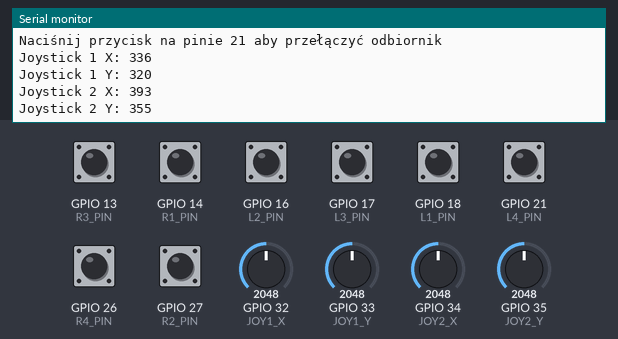
Recording of a program running on a simulated ESP32. Parts: the last lines printed to the serial monitor. The inputs (shaded band) are chosen by the test bench; at power-on: GPIO 13 (R3_PIN), GPIO 14 (R1_PIN), GPIO 16 (L2_PIN), GPIO 17 (L3_PIN), GPIO 18 (L1_PIN), GPIO 21 (L4_PIN), GPIO 26 (R4_PIN), GPIO 27 (R2_PIN) HIGH, GPIO 32 (JOY1_X) = 2048, GPIO 33 (JOY1_Y) = 2048, GPIO 34 (JOY2_X) = 2048, GPIO 35 (JOY2_Y) = 2048.

Above: at 1.2 s.
1.3 s: GPIO 21 (L4_PIN) pulled LOW for 0.15 s
At 2.3 s:
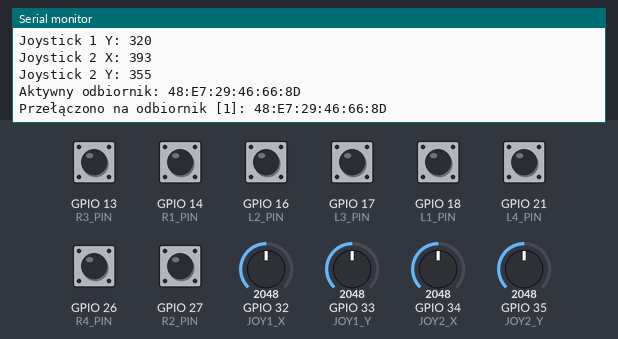
2.9 s: GPIO 21 (L4_PIN) pulled LOW for 1 s
At 3.8 s:
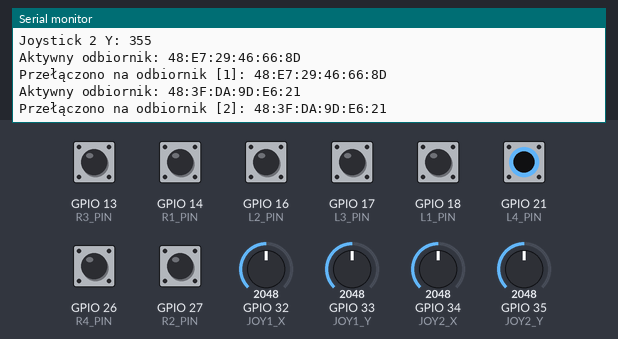
5.4 s: GPIO 21 (L4_PIN) pulled LOW for 0.15 s
At 6.5 s:
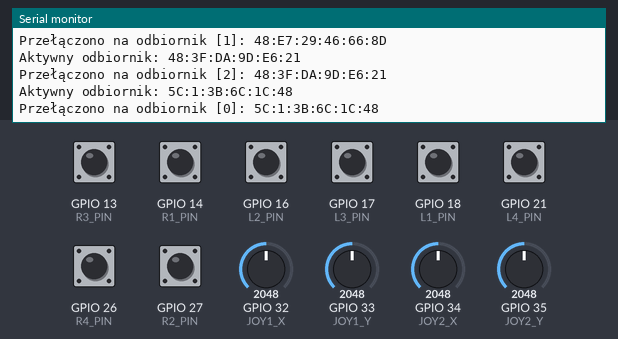
7.0 s: GPIO 32 (JOY1_X) set to 2866
At 7.4 s:
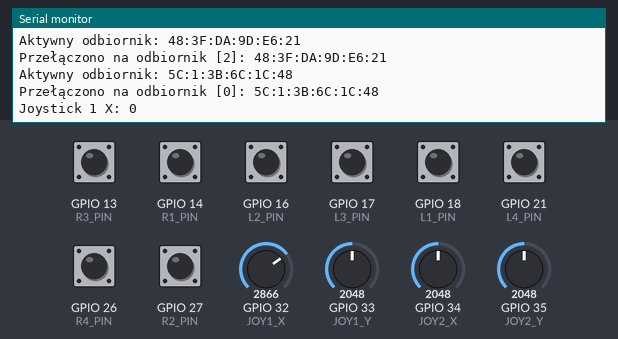
8.5 s: GPIO 33 (JOY1_Y) set to 2866
At 9.5 s:
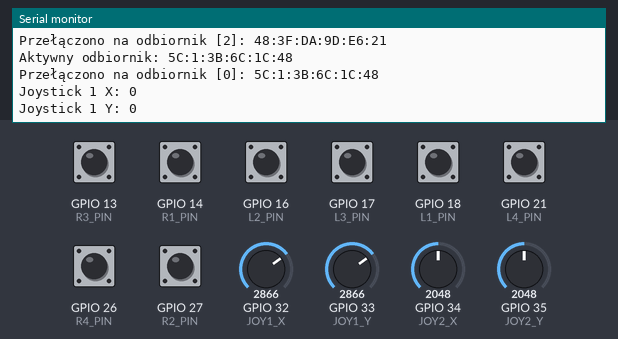
10.0 s: GPIO 34 (JOY2_X) set to 2866
At 10.8 s:
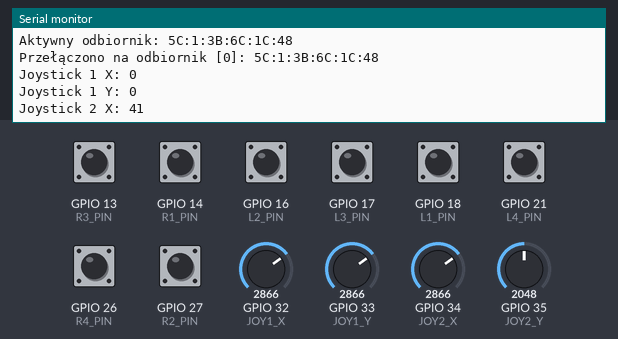
Timing chart, 0 to 12.5 s (numbered marks = the images above; inputs shaded):
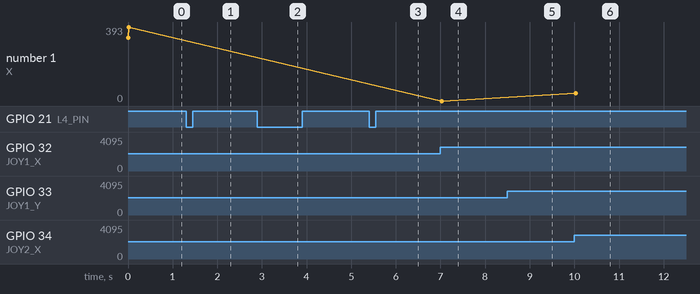

The program:

main.cpp
```cpp
#include <esp_now.h>
#include <WiFi.h>

// Definicje pinów przycisków
#define L1_PIN 18
#define L2_PIN 16
#define L3_PIN 17
#define L4_PIN 21

#define R1_PIN 14
#define R2_PIN 27
#define R3_PIN 13
#define R4_PIN 26

// Definicje pinów joysticków
#define JOY1_X 32
#define JOY1_Y 33
#define JOY2_X 34
#define JOY2_Y 35

// Przycisk do przełączania między odbiornikami
#define SWITCH_DEVICE_PIN 21

// Adresy MAC odbiorników
uint8_t macESP32[]      = {0x5C, 0x01, 0x3B, 0x6C, 0x1C, 0x48};
uint8_t macESP8266_1[]  = {0x48, 0xE7, 0x29, 0x46, 0x66, 0x8D};
uint8_t macESP8266_2[]  = {0x48, 0x3f, 0xda, 0x9d, 0xe6, 0x21};

const int RECEIVER_COUNT = 3;
uint8_t receivers[RECEIVER_COUNT][6];
int currentReceiverIndex = 0;  // 0: ESP32, 1: ESP8266_1, 2: ESP8266_2

// Kalibracja joysticków – śledzenie zakresów
int joy1_x_min = 4095, joy1_x_max = 0;
int joy1_y_min = 4095, joy1_y_max = 0;
int joy2_x_min = 4095, joy2_x_max = 0;
int joy2_y_min = 4095, joy2_y_max = 0;
// Do wyliczenia wartości środkowych (neutralnych)
long joy1_x_center_sum = 0, joy1_y_center_sum = 0;
long joy2_x_center_sum = 0, joy2_y_center_sum = 0;
int centerSampleCount = 0;
bool centerCaptured = false;

typedef struct struct_message {
    bool L1Pressed;
    bool L2Pressed;
    bool L3Pressed;
    bool L4Pressed;
    bool R1Pressed;
    bool R2Pressed;
    bool R3Pressed;
    bool R4Pressed;
    int joy1_x;
    int joy1_y;
    int joy2_x;
    int joy2_y;
} struct_message;

struct_message command;
struct_message lastCommand;  // Przechowuje poprzedni stan dla porównania

esp_now_peer_info_t peerInfo;

void onSent(const uint8_t *mac_addr, esp_now_send_status_t status) {
    char macStr[18];
    snprintf(macStr, sizeof(macStr), "%02x:%02x:%02x:%02x:%02x:%02x",
           mac_addr[0], mac_addr[1], mac_addr[2], mac_addr[3], mac_addr[4], mac_addr[5]);

    //Serial.print("Wysyłanie do ");
    //Serial.print(macStr);
    //Serial.print(": ");
    //Serial.println(status == ESP_NOW_SEND_SUCCESS ? "SUKCES" : "BŁĄD");
}

float mapJoystick(int rawValue, int rawMin, int rawMax, int center, int mappedMin, int mappedMax) {
    if (rawValue < center) {
        return map(rawValue, rawMin, center, mappedMin, 0);
    } else {
        return map(rawValue, center, rawMax, 0, mappedMax);
    }
}

void addPeer(uint8_t* macAddress) {
    // Usuń wszystkich odbiorców przed dodaniem nowego
    esp_now_peer_info_t peerInfo;
    memset(&peerInfo, 0, sizeof(peerInfo));

    // Kopiuj adres MAC odbiorcy
    memcpy(peerInfo.peer_addr, macAddress, 6);
    peerInfo.channel = 0;
    peerInfo.encrypt = false;

    // Usuń poprzedni peer jeśli istnieje
    esp_now_del_peer(macAddress);

    // Dodaj nowego odbiorcy
    if (esp_now_add_peer(&peerInfo) != ESP_OK) {
        Serial.println("Nie można dodać odbiorcy!");
    } else {
        Serial.print("Aktywny odbiornik: ");
        Serial.print(macAddress[0], HEX);
        for (int i = 1; i < 6; i++) {
            Serial.print(":");
            Serial.print(macAddress[i], HEX);
        }
        Serial.println();
    }
}

void switchReceiver() {
    currentReceiverIndex = (currentReceiverIndex + 1) % RECEIVER_COUNT;
    addPeer(receivers[currentReceiverIndex]);

    Serial.print("Przełączono na odbiornik [");
    Serial.print(currentReceiverIndex);
    Serial.print("]: ");
    for (int i = 0; i < 6; i++) {
        if (i > 0) Serial.print(":");
        Serial.print(receivers[currentReceiverIndex][i], HEX);
    }
    Serial.println();
}
bool lastSwitchState = HIGH;

void trackJoystickExtremes(int j1x, int j1y, int j2x, int j2y) {
    bool updated = false;

    if (j1x < joy1_x_min) { joy1_x_min = j1x; updated = true; }
    if (j1x > joy1_x_max) { joy1_x_max = j1x; updated = true; }

    if (j1y < joy1_y_min) { joy1_y_min = j1y; updated = true; }
    if (j1y > joy1_y_max) { joy1_y_max = j1y; updated = true; }

    if (j2x < joy2_x_min) { joy2_x_min = j2x; updated = true; }
    if (j2x > joy2_x_max) { joy2_x_max = j2x; updated = true; }

    if (j2y < joy2_y_min) { joy2_y_min = j2y; updated = true; }
    if (j2y > joy2_y_max) { joy2_y_max = j2y; updated = true; }

    if (updated) {
        Serial.println("=== Nowe zakresy joysticków ===");
        Serial.printf("JOY1_X: min=%d, max=%d\n", joy1_x_min, joy1_x_max);
        Serial.printf("JOY1_Y: min=%d, max=%d\n", joy1_y_min, joy1_y_max);
        Serial.printf("JOY2_X: min=%d, max=%d\n", joy2_x_min, joy2_x_max);
        Serial.printf("JOY2_Y: min=%d, max=%d\n", joy2_y_min, joy2_y_max);
        Serial.println("===============================");
    }
}

void captureCenterValues(int j1x, int j1y, int j2x, int j2y) {
    if (centerCaptured || centerSampleCount >= 100) return;

    joy1_x_center_sum += j1x;
    joy1_y_center_sum += j1y;
    joy2_x_center_sum += j2x;
    joy2_y_center_sum += j2y;
    centerSampleCount++;

    if (centerSampleCount == 100) {
        int joy1_x_center = joy1_x_center_sum / 100;
        int joy1_y_center = joy1_y_center_sum / 100;
        int joy2_x_center = joy2_x_center_sum / 100;
        int joy2_y_center = joy2_y_center_sum / 100;

        Serial.println("=== Środkowe wartości joysticków (stan spoczynku) ===");
        Serial.printf("JOY1_X center: %d\n", joy1_x_center);
        Serial.printf("JOY1_Y center: %d\n", joy1_y_center);
        Serial.printf("JOY2_X center: %d\n", joy2_x_center);
        Serial.printf("JOY2_Y center: %d\n", joy2_y_center);
        Serial.println("======================================================");

        centerCaptured = true;  // tylko raz
    }
}

void setup() {
    Serial.begin(115200);
    WiFi.mode(WIFI_STA);

    Serial.print("Mój adres MAC: ");
    Serial.println(WiFi.macAddress());

    if (esp_now_init() != ESP_OK) {
        Serial.println("Błąd inicjalizacji ESP-NOW!");
        return;
    }

    esp_now_register_send_cb(onSent);

    memcpy(receivers[0], macESP32, 6);
    memcpy(receivers[1], macESP8266_1, 6);
    memcpy(receivers[2], macESP8266_2, 6);

    addPeer(receivers[currentReceiverIndex]);

    // Konfiguracja pinów przycisków
    pinMode(L1_PIN, INPUT_PULLUP);
    pinMode(L2_PIN, INPUT_PULLUP);
    pinMode(L3_PIN, INPUT_PULLUP);
    pinMode(L4_PIN, INPUT_PULLUP);
    pinMode(R1_PIN, INPUT_PULLUP);
    pinMode(R2_PIN, INPUT_PULLUP);
    pinMode(R3_PIN, INPUT_PULLUP);
    pinMode(R4_PIN, INPUT_PULLUP);
    pinMode(SWITCH_DEVICE_PIN, INPUT_PULLUP);  // Przycisk przełączania

    // Konfiguracja pinów joysticków
    pinMode(JOY1_X, INPUT);
    pinMode(JOY1_Y, INPUT);
    pinMode(JOY2_X, INPUT);
    pinMode(JOY2_Y, INPUT);

    Serial.println("Kontroler gotowy. Domyślny odbiornik: ESP32");
    Serial.println("Naciśnij przycisk na pinie " + String(SWITCH_DEVICE_PIN) + " aby przełączyć odbiornik");
}

void loop() {
    // Sprawdź stan przycisku przełączania
    bool currentSwitchState = digitalRead(SWITCH_DEVICE_PIN);
    if (currentSwitchState == LOW && lastSwitchState == HIGH) {
        switchReceiver();
        delay(200);
    }

    lastSwitchState = currentSwitchState;

    // Odczyt stanu przycisków (LOW oznacza wciśnięty)
    command.L1Pressed = (digitalRead(L1_PIN) == LOW);
    command.L2Pressed = (digitalRead(L2_PIN) == LOW);
    command.L3Pressed = (digitalRead(L3_PIN) == LOW);
    command.L4Pressed = (digitalRead(L4_PIN) == LOW);
    command.R1Pressed = (digitalRead(R1_PIN) == LOW);
    command.R2Pressed = (digitalRead(R2_PIN) == LOW);
    command.R3Pressed = (digitalRead(R3_PIN) == LOW);
    command.R4Pressed = (digitalRead(R4_PIN) == LOW);

    // Odczyt surowych wartości joysticków
    int raw_joy1_x = analogRead(JOY1_X);
    int raw_joy1_y = analogRead(JOY1_Y);
    int raw_joy2_x = analogRead(JOY2_X);
    int raw_joy2_y = analogRead(JOY2_Y);

    // Serial.print("JOY1_X: "); Serial.print(raw_joy1_x);
    // Serial.print(" | JOY1_Y: "); Serial.print(raw_joy1_y);
    // Serial.print(" || JOY2_X: "); Serial.print(raw_joy2_x);
    // Serial.print(" | JOY2_Y: "); Serial.println(raw_joy2_y);

    // Śledzenie zakresów (możesz zakomentować później)
    //trackJoystickExtremes(raw_joy1_x, raw_joy1_y, raw_joy2_x, raw_joy2_y);
    //captureCenterValues(raw_joy1_x, raw_joy1_y, raw_joy2_x, raw_joy2_y);

    // Mapowanie wartości joysticków do zakresu -100 do 100
    command.joy1_x = mapJoystick(raw_joy1_x, 410, 4095, 2876, 1000, -1000);
    command.joy1_y = mapJoystick(raw_joy1_y, 269, 4095, 2885, 1000, -1000);
    command.joy2_x = mapJoystick(raw_joy2_x, 633, 4095, 2961, 1000, -1000);
    command.joy2_y = mapJoystick(raw_joy2_y, 501, 4095, 2897, 1000, -1000);

    // Deadzone dla joysticków
    if (abs(command.joy1_x) <= 20) command.joy1_x = 0;
    if (abs(command.joy1_y) <= 20) command.joy1_y = 0;
    if (abs(command.joy2_x) <= 20) command.joy2_x = 0;
    if (abs(command.joy2_y) <= 20) command.joy2_y = 0;

    // Sprawdzanie czy przyciski zostały wciśnięte i wyświetlanie w konsoli
    // if (command.L1Pressed != lastCommand.L1Pressed) Serial.println(command.L1Pressed ? "L1 Wciśnięty" : "L1 Puszczony");
    // if (command.L2Pressed != lastCommand.L2Pressed) Serial.println(command.L2Pressed ? "L2 Wciśnięty" : "L2 Puszczony");
    // if (command.L3Pressed != lastCommand.L3Pressed) Serial.println(command.L3Pressed ? "L3 Wciśnięty" : "L3 Puszczony");
    // if (command.L4Pressed != lastCommand.L4Pressed) Serial.println(command.L4Pressed ? "L4 Wciśnięty" : "L4 Puszczony");
    // if (command.R1Pressed != lastCommand.R1Pressed) Serial.println(command.R1Pressed ? "R1 Wciśnięty" : "R1 Puszczony");
    // if (command.R2Pressed != lastCommand.R2Pressed) Serial.println(command.R2Pressed ? "R2 Wciśnięty" : "R2 Puszczony");
    // if (command.R3Pressed != lastCommand.R3Pressed) Serial.println(command.R3Pressed ? "R3 Wciśnięty" : "R3 Puszczony");
    // if (command.R4Pressed != lastCommand.R4Pressed) Serial.println(command.R4Pressed ? "R4 Wciśnięty" : "R4 Puszczony");

    // Sprawdzanie czy joysticki zostały przesunięte
    if (abs(command.joy1_x - lastCommand.joy1_x) > 5) Serial.printf("Joystick 1 X: %d\n", command.joy1_x);
    if (abs(command.joy1_y - lastCommand.joy1_y) > 5) Serial.printf("Joystick 1 Y: %d\n", command.joy1_y);
    if (abs(command.joy2_x - lastCommand.joy2_x) > 5) Serial.printf("Joystick 2 X: %d\n", command.joy2_x);
    if (abs(command.joy2_y - lastCommand.joy2_y) > 5) Serial.printf("Joystick 2 Y: %d\n", command.joy2_y);

    // Wysłanie danych ESP-NOW do aktualnie wybranego odbiornika
    esp_err_t result = esp_now_send(receivers[currentReceiverIndex], (uint8_t *)&command, sizeof(command));

    if (result != ESP_OK) {
        Serial.println("Błąd wysyłania!");
    }

    // Kopiuj aktualny stan jako poprzedni
    lastCommand = command;

    delay(50);  // Zmniejszono opóźnienie dla lepszej responsywności
}
```

Measured:
- after the input at 1.3 s, the serial monitor: prints a new line at once (image 1)
- after the input at 2.9 s, the serial monitor: prints a new line at once (image 2)
- after the input at 5.4 s, the serial monitor: prints a new line at once (image 3)
- after the input at 7.0 s, the serial monitor: prints a new line at once (image 4)
- after the input at 8.5 s, the serial monitor: prints a new line after 0.05 s (image 5)
- after the input at 10.0 s, the serial monitor: prints a new line at once (image 6)
- plotted number 1: 0 → 41 after the input at 10.0 s
